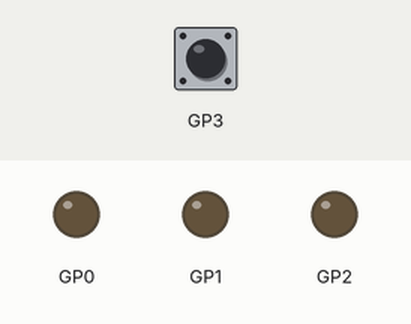
Recording of a program running on a simulated Raspberry Pi Pico. On the bench: output pins drawn as LEDs (lit = HIGH). Dashed ring = blinking. Inputs (shaded band) come from the test bench; at power-on: GP3 LOW.

Above: at 1.2 s.
1.3 s: GP3 pulsed HIGH 5 times (0.12 s each, 0.3 s apart)
At 1.57 s:
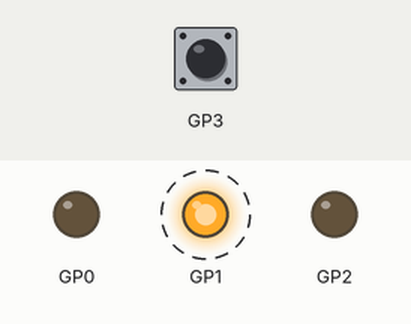
At 3.5 s:
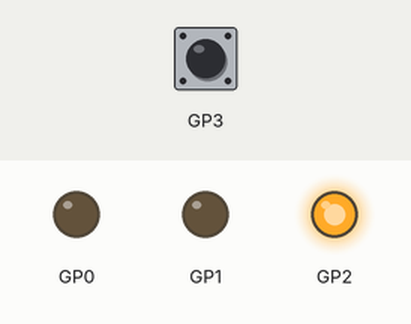
Timing chart, 0 to 5.0 s (numbered marks = the images above; inputs shaded):
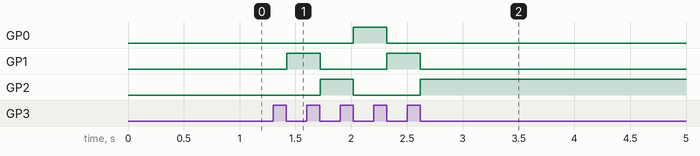

Measured:
- after the input at 1.3 s, GP0: LOW → HIGH after 0.72 s, → LOW 0.30 s later; GP1: alternates HIGH for 0.30 s and LOW for 0.60 s, 4 changes in all, then stays LOW, starting after 0.12 s; GP2: LOW → HIGH after 0.42 s, → LOW 0.30 s later, → HIGH 0.60 s later

The program:

main.cpp
```cpp
#include <Arduino.h>

int last_state = 0;
int led = 0;

void setup() {
    pinMode(D0, OUTPUT);
    pinMode(D1, OUTPUT);
    pinMode(D2, OUTPUT);
    pinMode(D3, INPUT);

    digitalWrite(D0, LOW);
    digitalWrite(D1, LOW);
    digitalWrite(D2, LOW);
}

void loop() {
    int current_state = digitalRead(D3);
    if (current_state != last_state) {
        if (current_state == LOW) {
            led = (led + 1) % 3;
            switch (led)
            {
            case 0:
                digitalWrite(D0, HIGH);
                digitalWrite(D1, LOW);
                digitalWrite(D2, LOW);
                break;
            case 1:
                digitalWrite(D0, LOW);
                digitalWrite(D1, HIGH);
                digitalWrite(D2, LOW);
                break;
            case 2:
                digitalWrite(D0, LOW);
                digitalWrite(D1, LOW);
                digitalWrite(D2, HIGH);
                break;

            default:
                break;
            }
        }
    }
    last_state = current_state;
}
```
